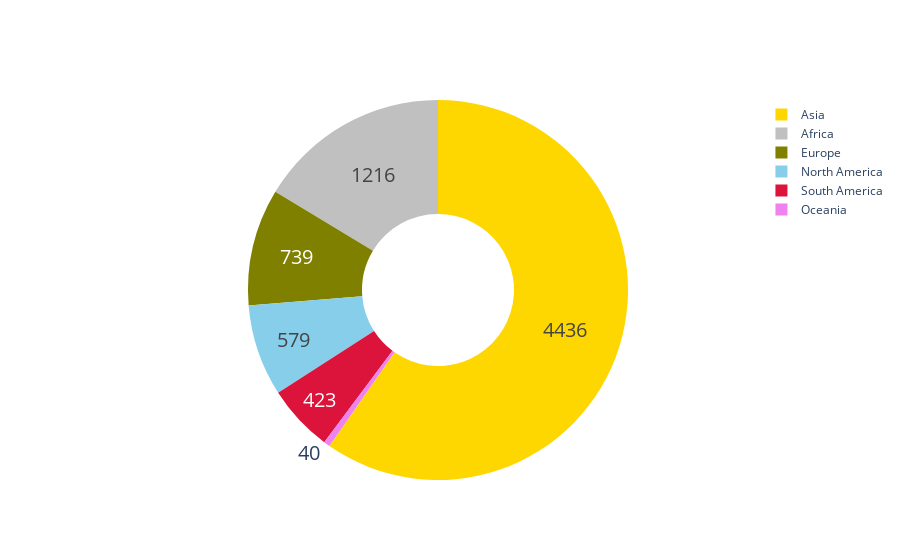

Source (notebook cell):
### Code cell
pie_data = [pie_trace2]
offline.iplot(pie_data)

### Figure 1 — Plotly figure (JSON) as saved in the notebook; plotly's stock layout.template omitted (floating-point values rounded to 4 significant figures)
{"data": [{"hole": 0.4, "hoverinfo": "label+percent", "labels": ["Asia", "Africa", "Europe", "North America", "Oceania", "South America"], "marker": {"colors": ["gold", "silver", "olive", "skyblue", "violet", "crimson"], "line": {"color": "dimgrey"}}, "textfont": {"size": 20}, "textinfo": "value", "type": "pie", "values": [4436, 1216, 739, 579, 40, 423]}], "layout": {"autosize": true}}
